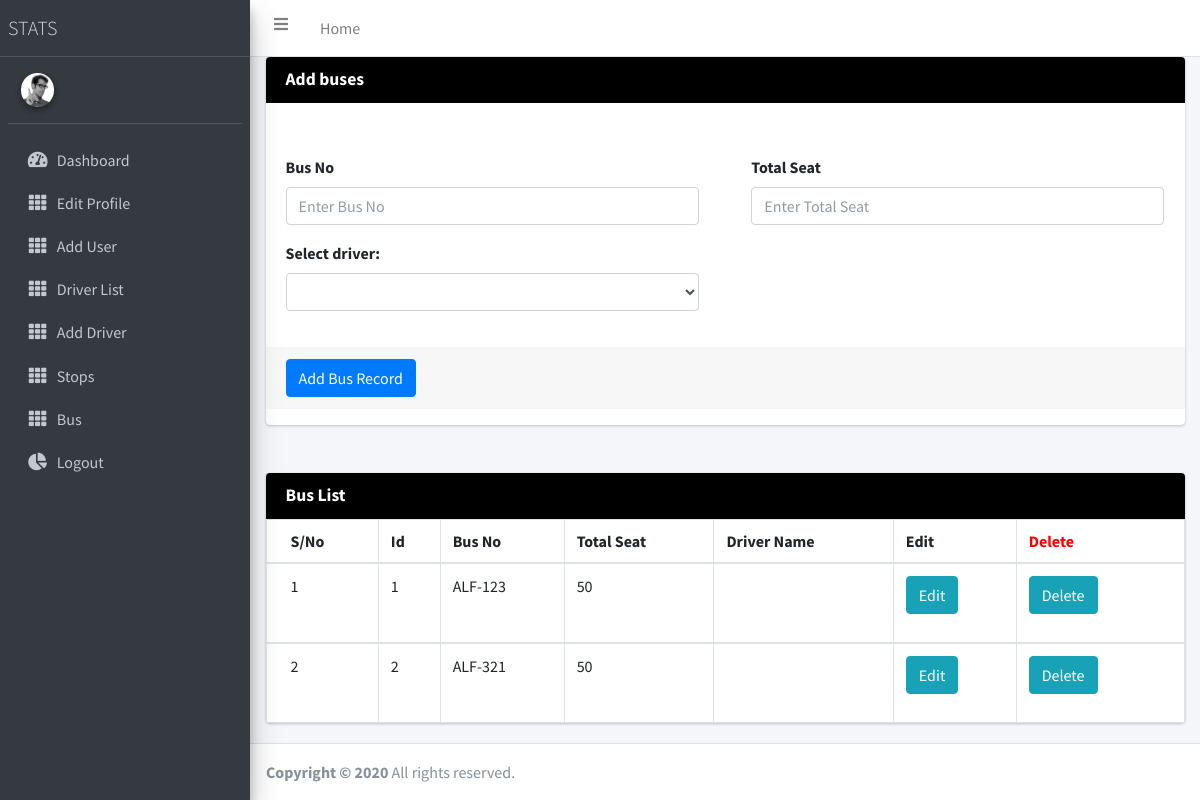
/Admin-panel/admin/view-bus-list.php, run on the app's committed database.
### tables this page shows
CREATE TABLE `buses` (
  `id` int(20) NOT NULL,
  `bus_no` varchar(255) NOT NULL,
  `total_seats` int(50) NOT NULL,
  `available_seats` int(50) NOT NULL,
  `status` varchar(255) NOT NULL,
  `current_lat` varchar(255) NOT NULL,
  `current_lng` varchar(255) NOT NULL,
  `current_stop` varchar(255) NOT NULL,
  `previous_stop` varchar(255) NOT NULL,
  `next_stop` varchar(255) NOT NULL,
  `type` varchar(255) NOT NULL
);

### Admin-panel/admin/view-bus-list.php (the view, shortened to what this page needs)
<?php
include '../../db.php';
include 'header.php';
$type ="";
$bid =0;
$bus_no=$total_seat=$dr_id="";
?>
 <div class="content-wrapper">
    <section class="content">
      <div class="container-fluid">
		<div class="card card-primary">
			<div class="card-header" style="background-color: black;">
				<h3 class="card-title"><b>
				<?php
				if($type=="bus")
				{
					$sql5="select * from buses where id='$bid'";
					if ($result5 = mysqli_query($conn, $sql5))
					{
						while ($row5 = mysqli_fetch_assoc($result5))
						{
							$bus_no		=$row5['bus_no'] ;
							$total_seat	=$row5['total_seats'] ;
							$dr_id		=$row5['dr_id'] ;
						}
					}
				echo "Edit ";
				}
				else echo "Add ";
				?>buses </b></h3>
			</div>
			<div class="row">
				<div class="col-md-12" style="margin-top:2rem;">
					<form role="form"   action="view-bus-list.php"   method="POST">
						<div class="card-body">
							<div style="display: grid;grid-template-columns: 47% 47%;grid-column-gap: 6%;">
								<div class="form-group">
									<label>Bus No</label>
									<input type="text" class="form-control" name="bus_no" value="<?=$bus_no?>" placeholder="Enter Bus No" required  />
								</div>
								<div class="form-group">
									<label>Total Seat</label>
									<input type="text" class="form-control" name="total_seat"  value="<?=$total_seat?>" placeholder="Enter Total Seat" required  />
								</div>
								<div class="form-group">
								  <label for="sel1">Select driver:</label>
								  <select class="form-control" name="dr_id">
								  </select>
								</div>
							</div>
						</div>
						<div class="card-footer">
							<?php
							if($type=="bus")
							{?><button type="submit" name="editbus" class="btn btn-primary">Edit Bus Record</button>
							<?php } else {?>
							<button type="submit" name="addbus" class="btn btn-primary">Add Bus Record</button>
							<?php } ?>
						</div>
					</form>
				</div>
			</div>
        </div>
		<div class="row">
		  <div class="col-md-12" style="margin-top:2rem;">
            <div class="card card-primary">
              <div class="card-header" style="background-color: black;">
                <h3 class="card-title"><b>Bus List </b></h3>
			  </div>
             <div class="card-body table-responsive p-0" >
                <table class="table table-head-fixed  table-bordered">
                  	<thead>
                    	<tr>
							<th>S/No</th>
							<th>Id</th>
							<th>Bus No</th>
							<th>Total Seat</th>
							<th>Driver Name</th>
							<th>Edit</th>
							<th style="color:red;">Delete</th>
						</tr>
					</thead>
				  	<?php
					$i=0;
					$sql="select * from buses";
				  	if ($result = mysqli_query($conn, $sql))
					{
						while ($row = mysqli_fetch_assoc($result))
						{
							$i++;
						?>
                  <tbody>
                    <tr>
						<td><?= $i ?></td>
						<td><?= $row['id'] ?></td>
						<td><?= $row['bus_no'] ?></td>
						<td><?= $row['total_seats'] ?></td>
						<td><?= $dname ?></td>
						<td>
							<form  action="view-bus-list.php" method="post">
								<button type="submit" name="edit" class="btn btn-info btn-fill pull-right" >Edit</button>
							</form>
						</td>
						<td>
							<form  action="view-bus-list.php" method="post">
								<button type="submit" name="delete" class="btn btn-info btn-fill pull-right" >Delete</button>
							</form>
						</td>
                    </tr>
                  </tbody>
						<?php
						}
					}?>
                </table>
              </div>
            </div>
			</div>
        </div>
      </div>
	</section>
   </div>
<?php
include 'footer.php';
?>

### data on the page
buses: id "1", bus_no "ALF-123", total_seats "50"
buses: id "2", bus_no "ALF-321", total_seats "50"
